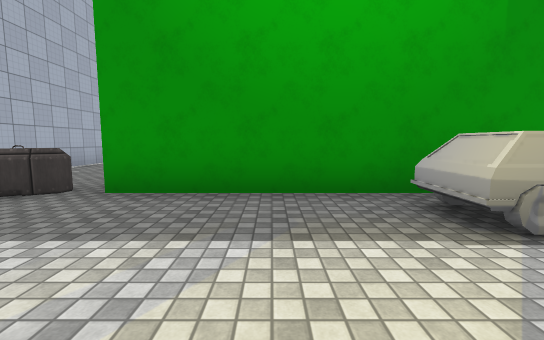
view 1 (above)

16 first-person views from a walk through a Unity game level. The camera is 1.3 m above the floor, tilts 6° down and sees 90° across. The floor is counted in squares, 2 m on a side. Each view is taken from the middle of a square. On the plan, view 1 faces up. The plan holds only what a view shows up to about 9 squares ahead; the rest is blank. The place goes on beyond the plan. The player is left out. Some animated figures are not drawn. Some surface patterns are stand-ins.

view 2
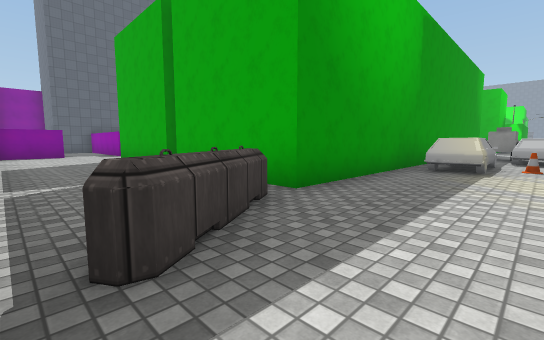

view 3
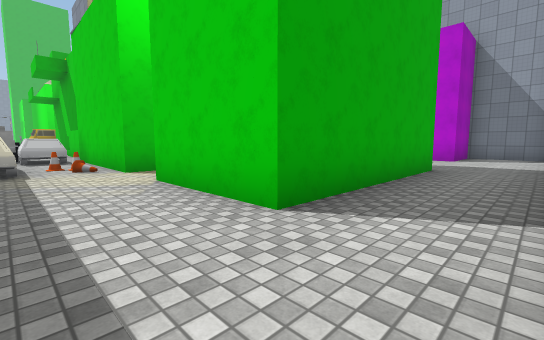

view 4
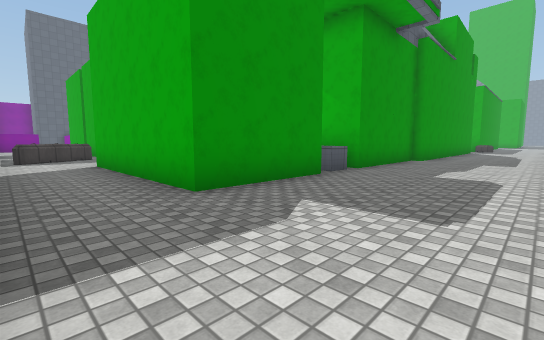

view 5
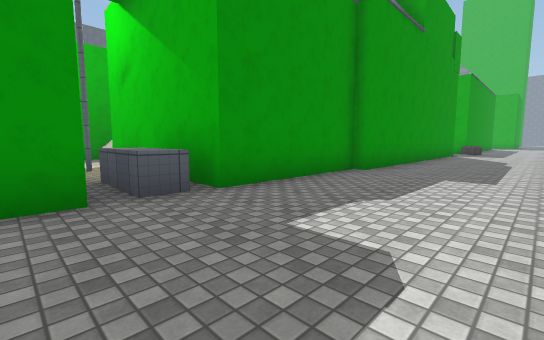

view 6
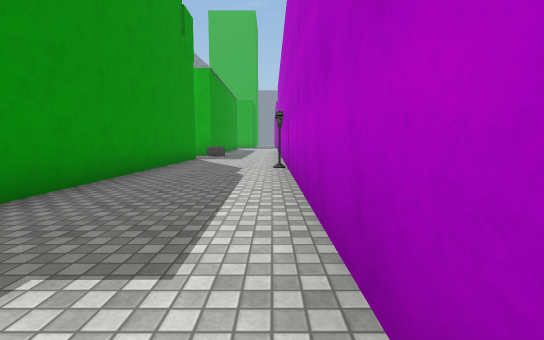

view 7
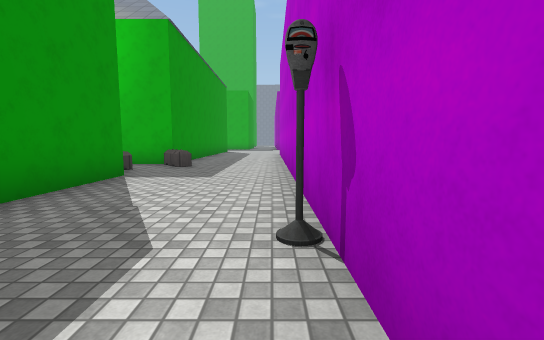

view 8
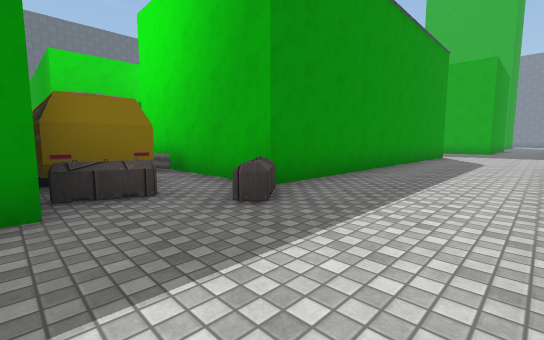

view 9
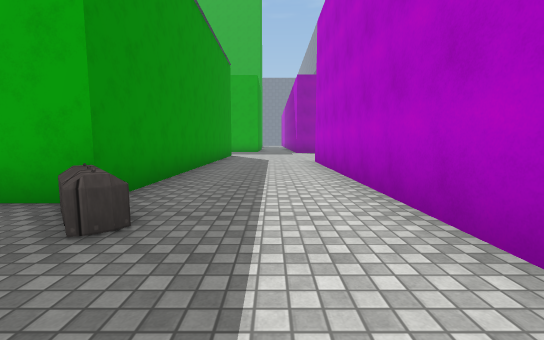

view 10
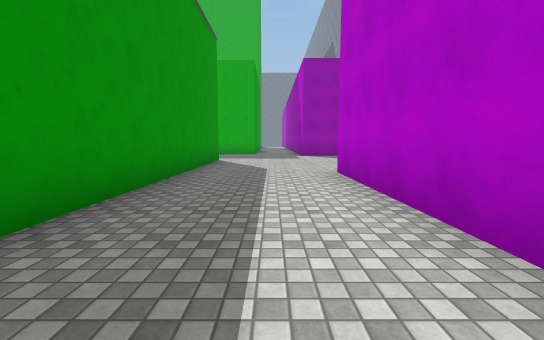

view 11
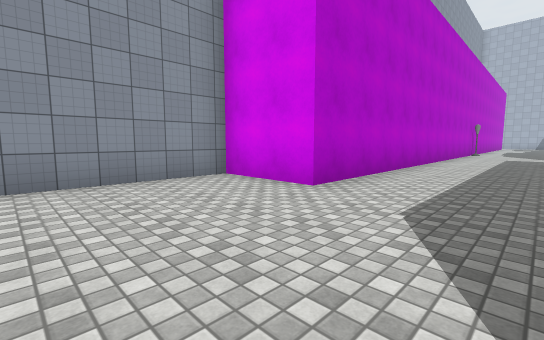

view 12
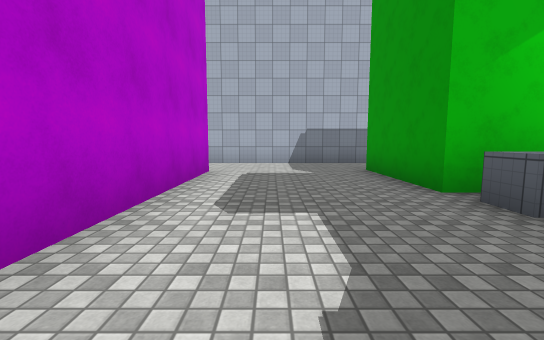

view 13
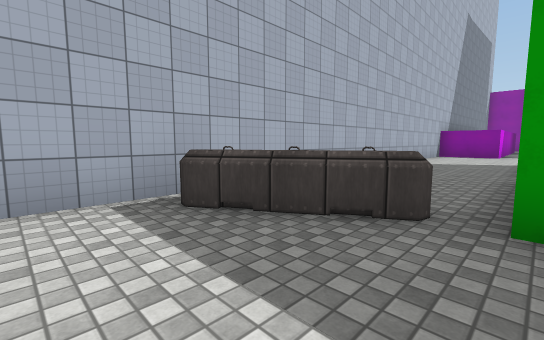

view 14
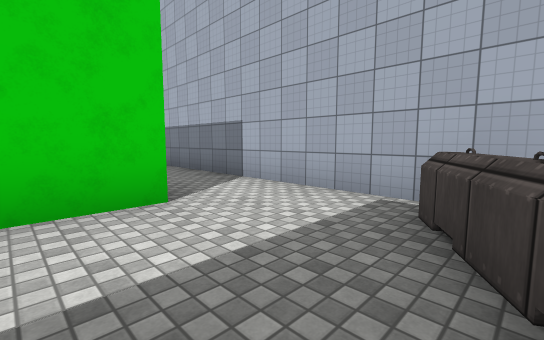

view 15
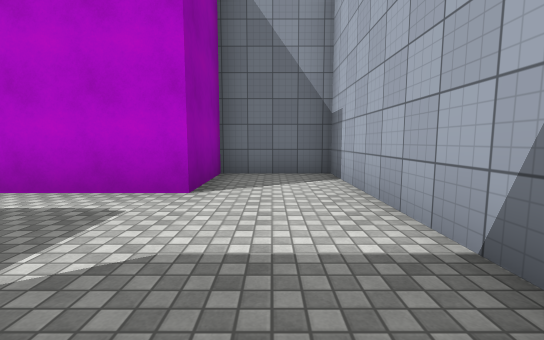

view 16
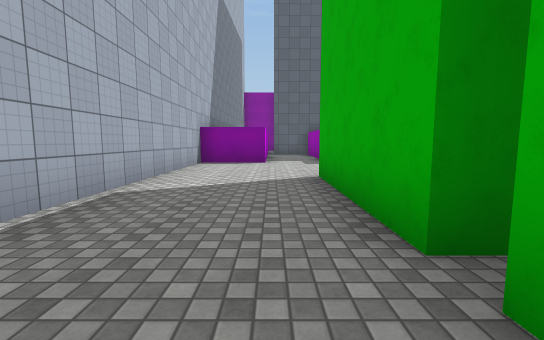

### Floor plan
Points are (right, up) in squares from view 1. A wall is a line through its corners. A room is listed if a view was taken in it or the views show most of it. See-through windows are left out.
Room 1 (views 1, 3, 13, 14, 16)
walls: (-2.1, 7.5) (-2.1, 11.1); (-3.2, 0.2) (-0.4, 0.2); (4.4, 3.4) (-2.1, 3.4) (-2.1, 7); (-5.2, 12.6) (-5.2, 1.4); (1.1, -4.8) (1.1, 0.2) (4.6, 0.2)
ways out: opening at (-4.5, 1.5) to room 2; opening at (-3.5, 11.5)
objects: barrier (-4, 3) to (-3, 3); car (2, 2) to (4, 3)
Room 2 (views 2, 4, 5, 6, 7, 8, 9, 10, 11, 12, 15)
walls: (13.2, -5.2) (4.9, -5.2); (4.9, -4.8) (1.1, -4.8); (3.2, -8.4) (21.7, -8.4) (21.7, -10.6) (25.1, -10.6); (0.8, -4.8) (0.1, -4.8) (0.1, -2.9); (-0.4, -3.5) (-0.4, -4.8) (-3.2, -4.8) (-3.2, 0.2); (25, -5.2) (15.8, -5.2) (15.8, -0.8); (-5.2, 1.4) (-5.2, -10.5) (-3, -10.5) (-3, -8.4) (1.7, -8.4)
ways out: opening at (-4.5, 1.5) to room 1
objects: barrier (14, -5); barrier (15, -6) to (15, -5); other object (15, -2)

Positions as (right, up) in squares from view 1, and headings:
1: (0, 0), facing up
2: (-5, 1), facing up-right
3: (-5, 2), facing down-right
4: (-5, -8), facing up-right
5: (-1, -8), facing up-right
6: (3, -8), facing right
7: (8, -8), facing right
8: (13, -8), facing up-right
9: (13, -7), facing right
10: (16, -7), facing right
11: (25, -6), facing down-left
12: (3, -7), facing left
13: (-2, 1), facing up-left
14: (-2, 3), facing down-left
15: (-4, -5), facing down
16: (-3, 6), facing up
